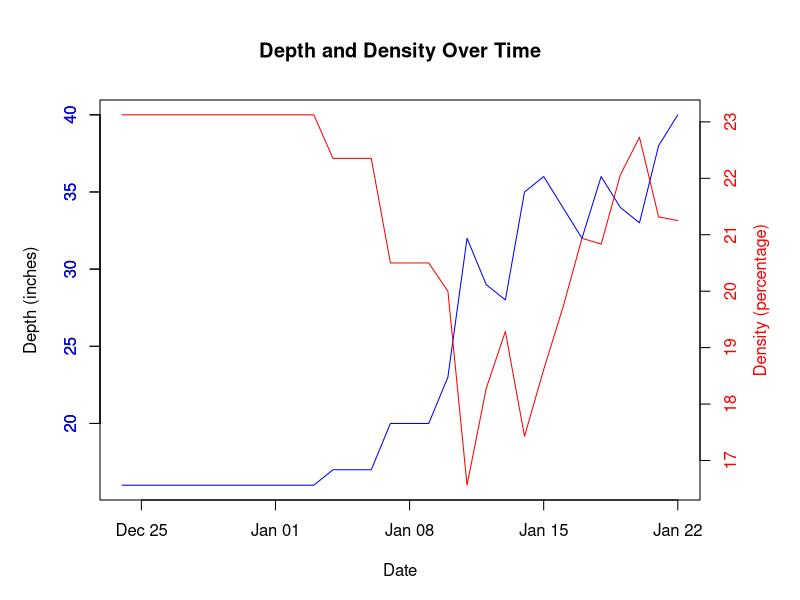
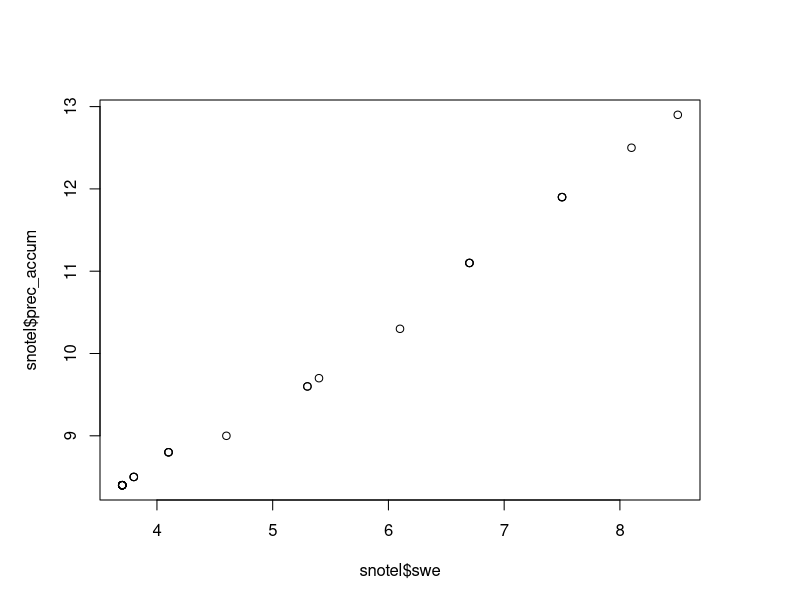
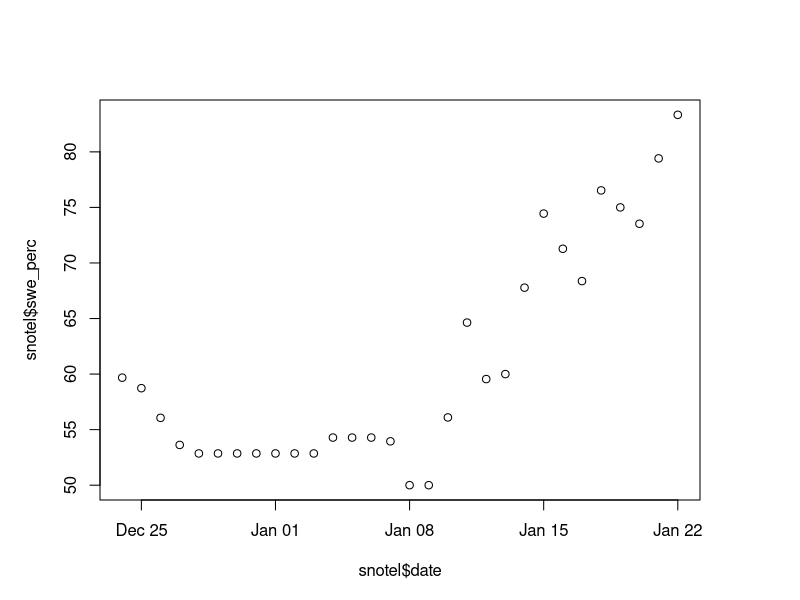
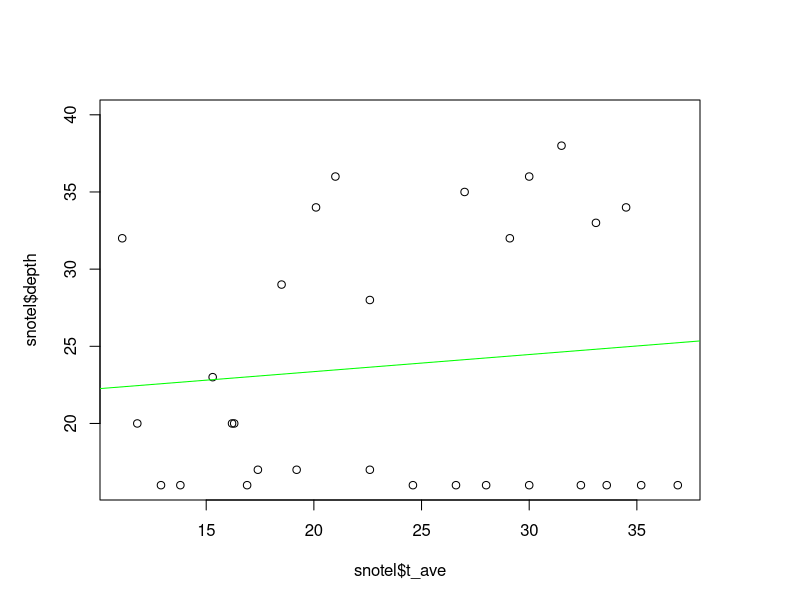
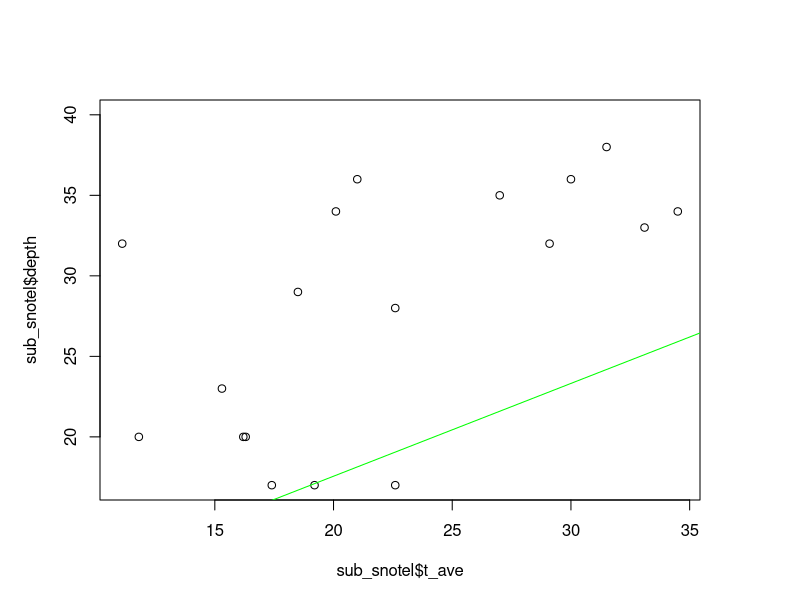
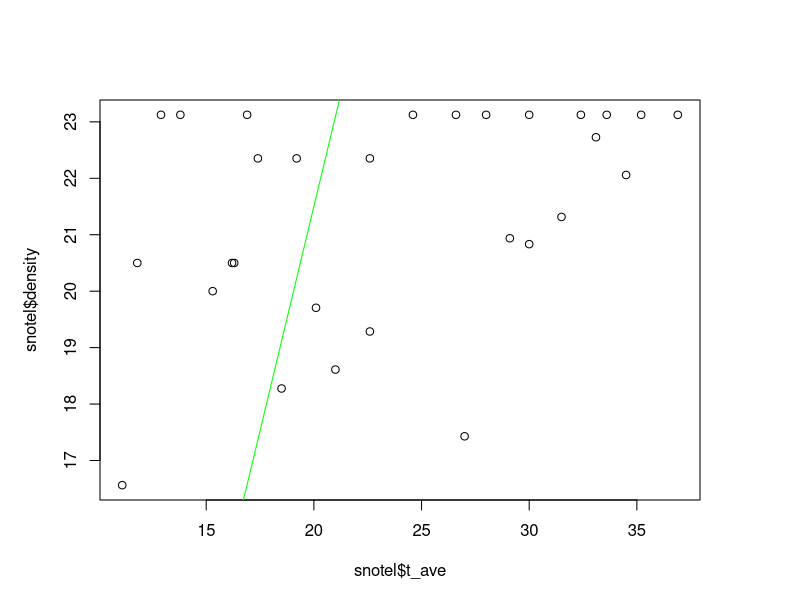
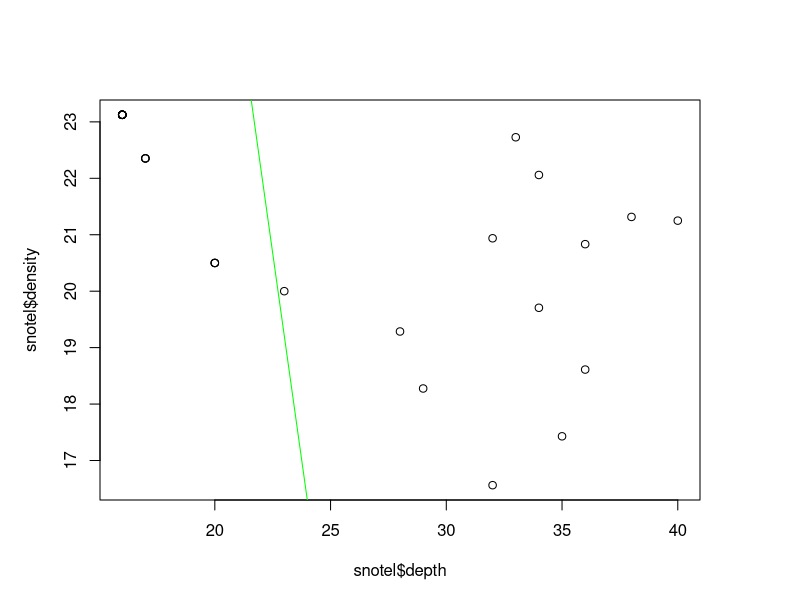

Source code (R) for these figures, in order:
## ---- chunk 1
start_date <-  as.Date("01/08/2024",tryFormats = "%m/%d/%Y")
end_date <- as.Date("04/23/2024",tryFormats = "%m/%d/%Y")
time_frame <- end_date - start_date
print(time_frame)
## ---- chunk 2
#Extract all dates that fall on a Saturday and count the total number of Saturdays in the semester.
all_dates <- seq(start_date, end_date, by = "days")

# Extract all dates that fall on a Saturday
saturdays <- all_dates[weekdays(all_dates) == "Saturday"]
## ---- chunk 3
meeting_days <- all_dates[weekdays(all_dates) == "Tuesday" | weekdays(all_dates) == "Thursday"]

#This is how many hours we will meet throughout the semester
length(meeting_days) * 3
## ---- chunk 4
# emails
emails <- c("w2u9q0g7z6@outlook.com", "m7n4w6f1a0@outlook.com", "withspaces@gmail.com",  
              "n7y4h5k0t6@gmail.com", "@invalid", "e2m5h7q1z0@outlook.com", 
              "invalid@", "invalid@", "invalid@",
              "g2b1j5u7o8@outlook.com", "s1c8k0t6e7@gmail.com", "f9m1a4z8h6@outlook.com",
              "e8c5f3v6k9@yahoo.com", "missingdotgmail.com", "invalid@email",
              "b6g3f0y4d2@gmail.com", "k0p8i9s6o3@outlook.com", "s8t7g2k9o5@yahoo.com", 
              "a9i7y1w5q0@gmail.com", "r2g9y4l5i6@yahoo.com", "b7d4a5u0j2@outlook.com",
              "l0a7z9m6r1@outlook.com", "c4v2a7w6r1@yahoo.com", "x1s3d8y5c6@yahoo.com",
              "@invalid", "@invalid", "@invalid",
              "@invalid", "invalid@", "e3k9x2m8t4@gmail.com",
              "invalidemail", "k2a3b7l1n8@outlook.com", "d0a6q9u2z4@yahoo.com",
              "i0f2z8c5x1@outlook.com", "q4m0l5o6j2@outlook.com", "v5h9a4f1q0@outlook.com",
              "@invalid", "f0z3h5d1v2@gmail.com", "g7k0u3a5s6@gmail.com",
              "@invalid", "invalid@", "@invalid", 
              "@invalid", "n9t0h3e6i5@outlook.com", "l2k1r6z0g5@outlook.com",
              "f9d7u5e1n8@outlook.com", "n9o4s8a6b0@yahoo.com", "@invalid",
              "s1b8q5i9z2@gmail.com", "z7v3n1o0f9@outlook.com")

#creating new vector with emails that contain the @ sign
emails_with_at_sign <- emails[grep("@",emails)]

#using the @ sign vector and keeping only the emails with .com
valid_emails <- emails_with_at_sign[grep(".com",emails_with_at_sign)]

valid_emails
## ---- chunk 5
# phone numbers
phones <- c("(525) 692-8788", "(748) 654-2046", "(865) 970-8066", "(310) 472-4003", 
            "(689) 943-4206", "920.680.4936", "323.171.5088", "265.687.3906", 
            "316.674.1293", "389.240.9468", "562 322 3503", "140 627 7741", 
            "530 215 9943", "189 705 9565", "415 873 7128", "133-854-8126", 
            "615-508-4357", "112-407-4979", "168-377-4229", "994-188-6602",
            "123-456-789", "abc-123-4567", "123 45 6789", "1a2b3c4d5e", 
            "12345", "67890", "1234", "6789", "12345678903", "12345678901")

#cleaning up phone numbers
#removing hyphens
phones <- gsub("-","", phones)

#removing dots
phones <- gsub("\\.","",phones)

#removing parenthesis
phones <- gsub("[()]","",phones)

#removing spaces
phones <- gsub(" ","",phones)

#replacing any a,b,or c with 2
phones <- gsub("[abc]","2",phones)

#replacing any d,e,or f with 3
phones <- gsub("[def]","3",phones)

#replacing any g,h,or i with 4
phones <- gsub("[ghi]","4",phones)

#replacing any j,k or l with 5
phones <- gsub("[jkl]","5",phones)

#replacing any m,n,or o with 6
phones <- gsub("[mno]","6",phones)

#replacing any p,q,r,or s with 7
phones <- gsub("[pqrs]","7",phones)

#replacing any t,u,v with 8
phones <- gsub("[tuv]","8",phones)

#replacing any w,x,y,or z with 9
phones <- gsub("[wxyz]","9",phones)

#use nchar function which tells the number of characters for each element in the vector
character_lengths <- nchar(phones)

#subset to keep only elements with 10 characters
valid_phones <- phones[character_lengths == 10]

valid_phones
## ---- chunk 6
#adding underscores after the first 3 and the first 6 characters
valid_phones <- gsub("^(.{3})(.{3})", "\\1_\\2_", valid_phones)

valid_phones

#checking in phone numbers are valid

#making a pattern that is xxx_xxx_xxxx
pattern <- "^\\d{3}_\\d{3}_\\d{4}$"

#using grepl to see boolean values if they follow that pattern
grepl(pattern, valid_phones)
## ---- chunk 7
##### Part 2 #####
#2. Snotel data

# Read in csv file provided in canvas
snotel <- read.csv("./snotel820_timp.csv")

# After reading in the data, convert dates column to a date format
snotel$date <- as.Date(snotel$date)

#estimating the density of the snowpack each day
snotel$density = snotel$swe/snotel$depth * 100

# List the average and standard deviation of the following: 
#snow density (in percent)
mean_density <- round((mean(snotel$density)), 2)
sd_density <- round((sd(snotel$density)), 2)

#snow depth
mean_depth <- round((mean(snotel$depth)),2)
sd_depth <- round((sd(snotel$depth)),2)

#average temperature
mean_ave_temp <- round((mean(na.omit(snotel$t_ave))),2)
sd_ave_temp <- round((sd(na.omit(snotel$t_ave))),2)

#warmest and coldest temperature recorded during the time period
max_temp <- max(na.omit(snotel$t_max))
min_temp <- min(na.omit(snotel$t_min))

#Concatenate this information into a single print or cat statement
cat("Density Average = ", mean_density, "%",
                    "\n",
                    "Density Standard Deviation = ", sd_density, "%",
                    "\n",
                    "Depth Average = ", mean_depth, '"',
                    "\n",
                    "Depth Standard Deviation = ", sd_depth,'"',
                    "\n",
                    "Temperature Average = ", mean_ave_temp, "°F",
                    "\n",
                    "Temperature Standard Deviation = ", sd_ave_temp, "°F",
                    "\n",
                    "Max Temperature Recorded = ", max_temp, "°F",
                    "\n",
                    "Minimum Temperature Recorded = ", min_temp, "°F")
## ---- chunk 8
# Setting the larger right margin
#First value is the bottom line
#second value is the left line
#third value is the top line
#fourth value is the right line
par(mar = c(5, 5, 5, 5))

plot(snotel$date,
     snotel$depth,
     col = "blue",
     xlab = "Date",
     ylab = "Depth (inches)",
     ylim = c(min(snotel$depth), max(snotel$depth)),
     type = "l")

title(main = "Depth and Density Over Time")
axis(2, col.axis = "blue")

par(new = TRUE)

plot(snotel$date,
     snotel$density,
     col = "red",
     xlab = "",
     ylab = "",axes = FALSE,
     type = "l")

axis(4, col.axis = "red")
mtext("Density (percentage)", side = 4, line = 2.5, col = "red",)
## ---- chunk 9
#Is there a correlation between snow water equivalent and precipitation accumulation? Describe the strength and direction of any relationship.
plot(snotel$swe,
     snotel$prec_accum)

model <- lm(snotel$swe ~ snotel$prec_accum)

strength <- round(as.numeric(model$coefficients[2]),3)

paste0("Positive correlation of ", strength, " when comparing swe to precipitation accumulation")
## ---- chunk 10
# Create a new column called swe_perc showing the snow water equivalent as a percent of the median historical swe value for each day. Plot these values and describe how the swe values track with the median historical values?

snotel$swe_perc <- snotel$swe/snotel$swe_med * 100
plot(snotel$date,snotel$swe_perc)
## ---- chunk 11
#   How much snow (depth) was gained or lost from the start to end of time period? How much snow water equivalent was gained or lost?

max_day_df <- snotel[(snotel$date == max(snotel$date)),]
min_day_df <- snotel[(snotel$date == min(snotel$date)),]

max_day_df$depth - min_day_df$depth
max_day_df$swe - min_day_df$swe
## ---- chunk 12
#   Write a script to calculate the daily incremental change in both snow depth and SWE over the 30 day period. Sum both the gains and losses from each and compare these values to the values in the previous question. What might account for the differences?
differences = NULL

for (i in 1:(length(snotel$depth) - 1)) {
  diff = snotel$depth[i+1]-snotel$depth[i]
  print(diff)
  differences <- c(differences, diff)
}
## ---- chunk 13
sum(differences)
## ---- chunk 14
differences2 = NULL

for (i in 1:(length(snotel$swe) - 1)) {
  diff2 = snotel$swe[i+1]-snotel$swe[i]
  print(diff2)
  differences2 <- c(differences2, diff2)
}
## ---- chunk 15
sum(differences2)
## ---- chunk 16
linear_model <- (lm(snotel$t_ave~snotel$depth))
plot(snotel$t_ave,snotel$depth)
abline(linear_model,col = "green")

summary(linear_model)
## ---- chunk 17
sub_snotel = snotel[snotel$date >= as.Date("2024/1/04"),]

linear_model2 <- lm(sub_snotel$t_ave~sub_snotel$depth)
plot(sub_snotel$t_ave,sub_snotel$depth)
abline(linear_model2,col = "green")

summary(linear_model2)
## ---- chunk 18
linear_model <- (lm(snotel$t_ave~snotel$density))
plot(snotel$t_ave,snotel$density)
abline(linear_model,col = "green")

summary(linear_model)
## ---- chunk 19
linear_model <- (lm(snotel$depth~snotel$density))
plot(snotel$depth,snotel$density)
abline(linear_model,col = "green")

summary(linear_model)
